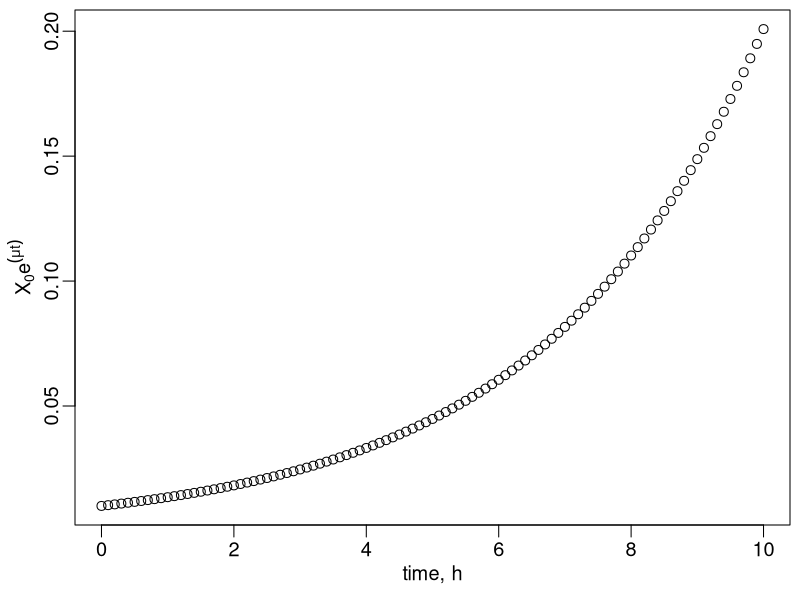
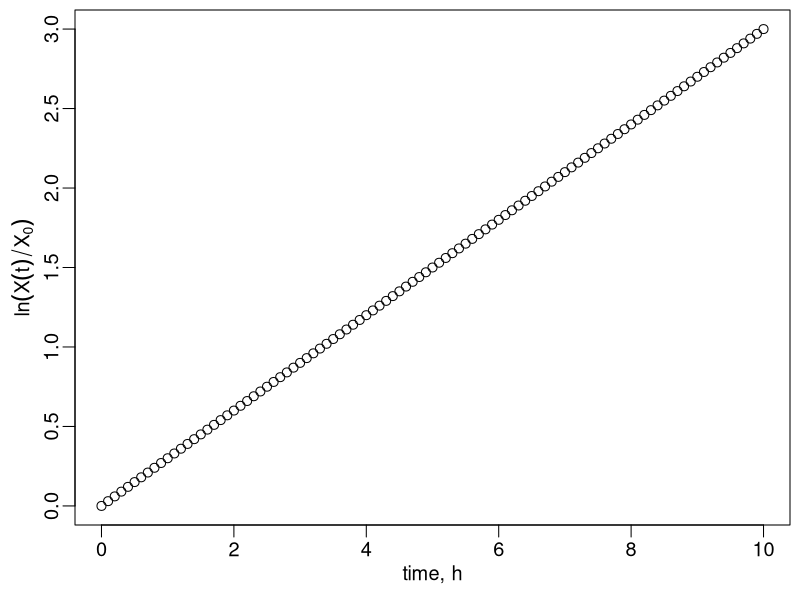
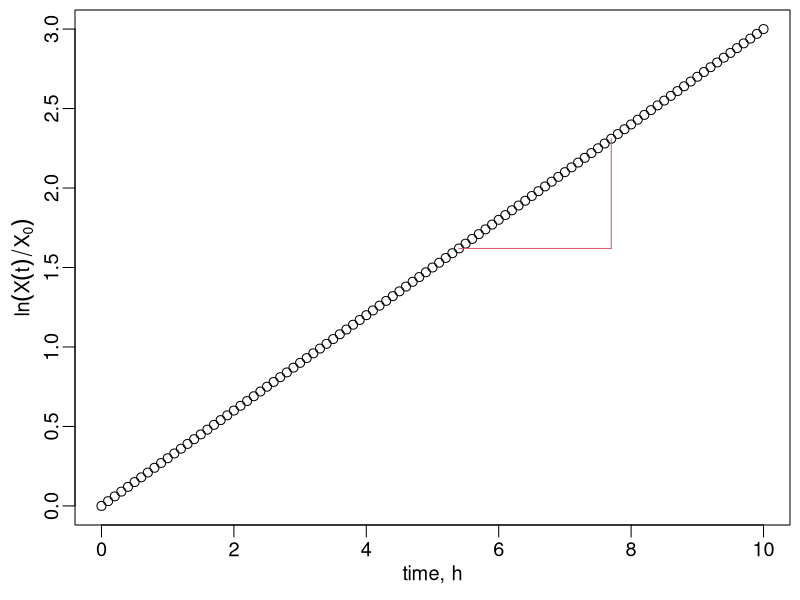
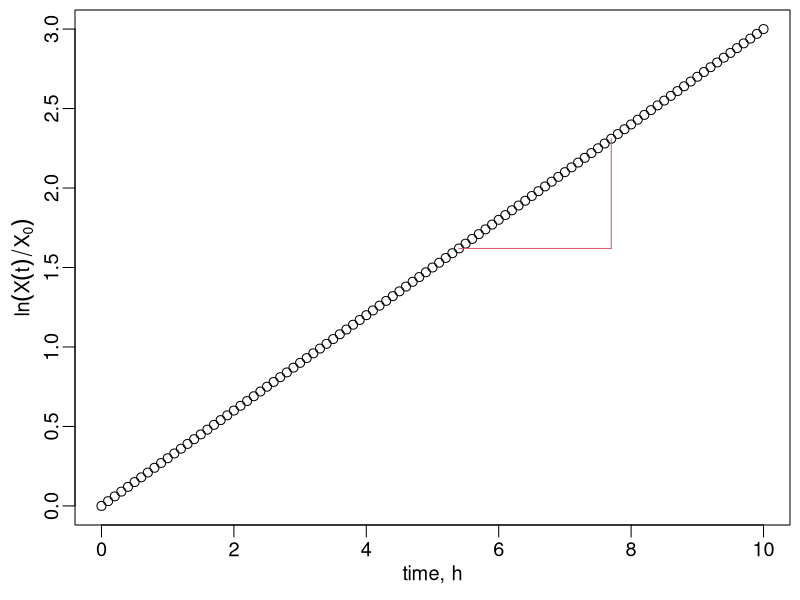

Reproduce these figures in R, in order.
## ---- chunk 1
time <- seq(0,10,0.1) # hours
mu <- 0.3 # specific growth rate, hour^-1
x0 <- 0.01 # the inoculum: cell density, cells liter^-1
xt <- x0 * exp(mu*time)
par(mai=c(.75,.75,.1,.1),mgp=c(1.5,.5,0),cex=1.2)
plot(time, xt,
     xlab="time, h",ylab=expression(X[0]*e^(mu*t)))
## ---- chunk 2
time <- seq(0,10,0.1) # hours
mu <- 0.3 # specific growth rate, hour^-1
x0 <- 0.01 # the inoculum: cell density, cells liter^-1
xt <- x0 * exp(mu*time)
par(mai=c(.75,.75,.1,.1),mgp=c(1.5,.5,0),cex=1.2)
plot(time, log(xt/x0),
     xlab="time, h",ylab=expression(ln(X(t)/X[0])))
## ---- chunk 3
par(mai=c(.75,.75,.1,.1),mgp=c(1.5,.5,0),cex=1.2)
plot(time, log(xt/x0),
     xlab="time, h",ylab=expression(ln(X(t)/X[0])))
x1 <- .05; idx1 <- which(abs(xt-x1)==min(abs(xt-x1)))
x2 <- .1; idx2 <- which(abs(xt-x2)==min(abs(xt-x2)))
lines(x=time[c(idx1,idx2)], 
      y=log(xt[c(idx1,idx1)]/x0),col=2)
lines(x=time[c(idx2,idx2)], 
      y=log(xt[c(idx1,idx2)]/x0),col=2)
## ---- chunk 4
par(mai=c(.75,.75,.1,.1),mgp=c(1.5,.5,0),cex=1.2)
plot(time, log(xt/x0),
     xlab="time, h",ylab=expression(ln(X(t)/X[0])))
x1 <- .05; idx1 <- which(abs(xt-x1)==min(abs(xt-x1)))
x2 <- .1; idx2 <- which(abs(xt-x2)==min(abs(xt-x2)))
lines(x=time[c(idx1,idx2)], 
      y=log(xt[c(idx1,idx1)]/x0),col=2)
lines(x=time[c(idx2,idx2)], 
      y=log(xt[c(idx1,idx2)]/x0),col=2)
